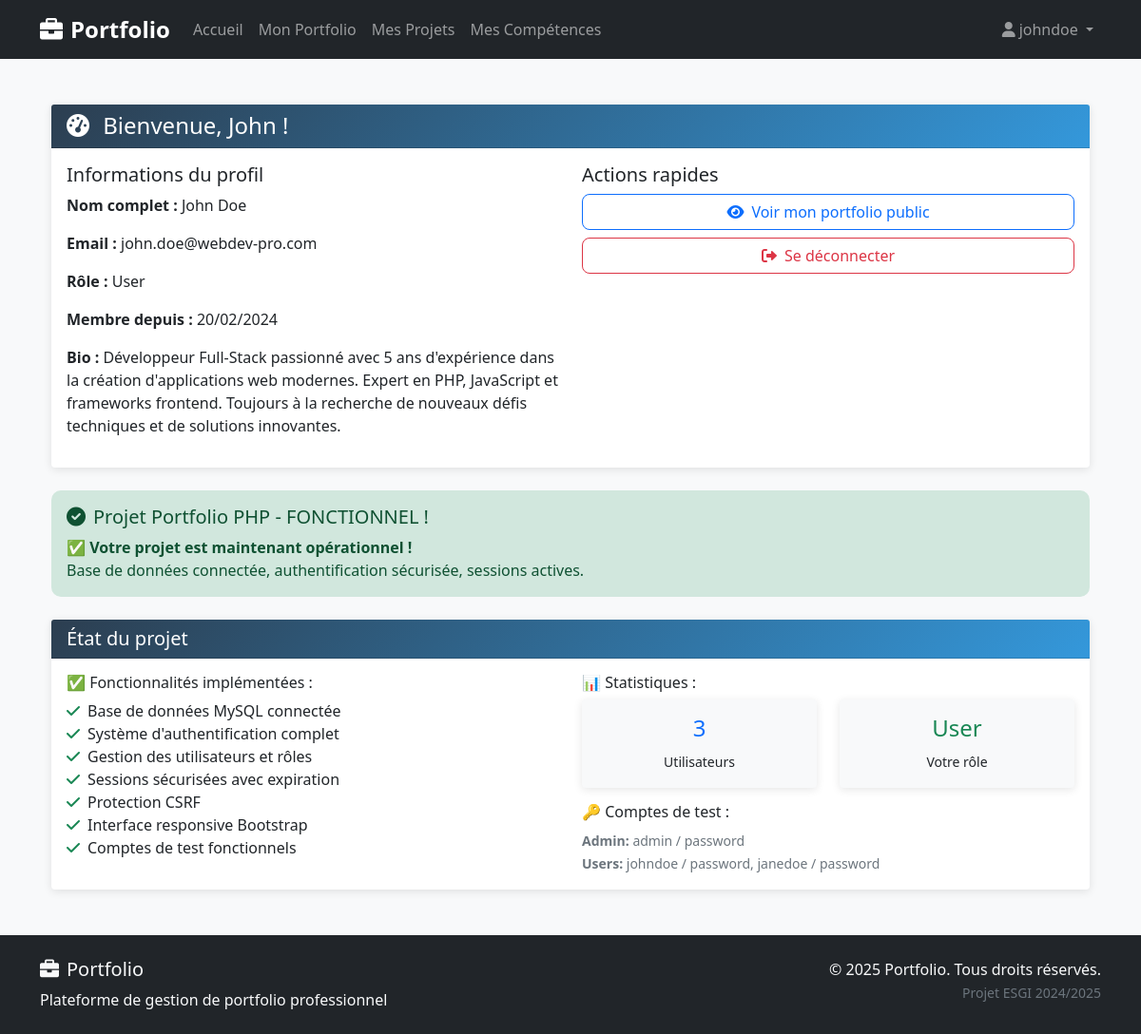
The app's page /dashboard.php (signed in) with its own data.
### tables this page shows
CREATE TABLE `users` (
  `id` int(11) NOT NULL AUTO_INCREMENT,
  `username` varchar(50) NOT NULL UNIQUE,
  `email` varchar(100) NOT NULL UNIQUE,
  `password` varchar(255) NOT NULL,
  `first_name` varchar(50) NOT NULL,
  `last_name` varchar(50) NOT NULL,
  `role` enum('admin','user') NOT NULL DEFAULT 'user',
  `bio` text,
  `phone` varchar(20),
  `location` varchar(100),
  `website` varchar(255),
  `created_at` timestamp NOT NULL DEFAULT CURRENT_TIMESTAMP,
  `updated_at` timestamp NOT NULL DEFAULT CURRENT_TIMESTAMP ON UPDATE CURRENT_TIMESTAMP,
  PRIMARY KEY (`id`)
);

### classes/Database.php (called while the page is built, shortened)
<?php
class Database {
    private static $instance = null;
    private $connection;
    private function __construct() {
        try {
            $this->connection = new PDO(
                "mysql:host=" . DB_HOST . ";port=" . DB_PORT . ";dbname=" . DB_NAME . ";charset=utf8mb4",
                DB_USER,
                DB_PASS,
                [
                    PDO::ATTR_ERRMODE => PDO::ERRMODE_EXCEPTION,
                    PDO::ATTR_DEFAULT_FETCH_MODE => PDO::FETCH_ASSOC,
                    PDO::ATTR_EMULATE_PREPARES => false
                ]
            );
        } catch (PDOException $e) {
            die("Erreur de connexion à la base de données : " . $e->getMessage());
        }
    }
    public static function getInstance() {
        if (self::$instance === null) {
            self::$instance = new self();
        }
        return self::$instance;
    }
    public function prepare($sql) {
        return $this->connection->prepare($sql);
    }
}
?>

### includes/functions.php (called while the page is built, shortened)
<?php
function getCurrentUserId() {
    return isset($_SESSION['user_id']) ? $_SESSION['user_id'] : null;
}
function sanitizeOutput($string) {
    return htmlspecialchars($string, ENT_QUOTES, 'UTF-8');
}
?>

### classes/User.php (called while the page is built, shortened)
<?php
class User {
    private $db;
    public function __construct() {
        $this->db = Database::getInstance();
    }
    public function getUserById($id) {
        try {
            $stmt = $this->db->prepare("SELECT * FROM users WHERE id = ?");
            $stmt->execute([$id]);
            return $stmt->fetch();
        } catch (PDOException $e) {
            return false;
        }
    }
}
?>

### dashboard.php (the view, shortened to what this page needs)
<?php
require_once 'config/database.php';
require_once 'classes/Database.php';
require_once 'classes/User.php';
require_once 'includes/functions.php';
$userId = getCurrentUserId();
$userClass = new User();
$user = $userClass->getUserById($userId);
include __DIR__ . '/includes/header.php';
?>
    <div class="container mt-4">
        <div class="row">
            <div class="col-12">
                <div class="card">
                    <div class="card-header bg-primary text-white">
                        <h4 class="mb-0">
                            <i class="fas fa-tachometer-alt me-2"></i>
                            Bienvenue, <?php echo sanitizeOutput($user['first_name']); ?> !
                        </h4>
                    </div>
                    <div class="card-body">
                        <div class="row">
                            <div class="col-md-6">
                                <h5>Informations du profil</h5>
                                <p><strong>Nom complet :</strong> <?php echo sanitizeOutput($user['first_name'] . ' ' . $user['last_name']); ?></p>
                                <p><strong>Email :</strong> <?php echo sanitizeOutput($user['email']); ?></p>
                                <p><strong>Rôle :</strong> <?php echo sanitizeOutput(ucfirst($user['role'])); ?></p>
                                <p><strong>Membre depuis :</strong> <?php echo date('d/m/Y', strtotime($user['created_at'])); ?></p>
                                <?php if ($user['bio']): ?>
                                    <p><strong>Bio :</strong> <?php echo sanitizeOutput($user['bio']); ?></p>
                                <?php endif; ?>
                            </div>
                            <div class="col-md-6">
                                <h5>Actions rapides</h5>
                                <div class="d-grid gap-2">
                                    <a href="portfolio.php?user=<?php echo $userId; ?>" class="btn btn-outline-primary">
                                        <i class="fas fa-eye me-2"></i>Voir mon portfolio public
                                    </a>
                                    <a href="auth.php?action=logout" class="btn btn-outline-danger">
                                        <i class="fas fa-sign-out-alt me-2"></i>Se déconnecter
                                    </a>
                                </div>
                            </div>
                        </div>
                    </div>
                </div>
                <div class="alert alert-success mt-4">
                    <h5><i class="fas fa-check-circle me-2"></i>Projet Portfolio PHP - FONCTIONNEL !</h5>
                    <p class="mb-0">
                        <strong>✅ Votre projet est maintenant opérationnel !</strong><br>
                        Base de données connectée, authentification sécurisée, sessions actives.
                    </p>
                </div>
                <div class="card mt-4">
                    <div class="card-header">
                        <h5 class="mb-0">État du projet</h5>
                    </div>
                    <div class="card-body">
                        <div class="row">
                            <div class="col-md-6">
                                <h6>✅ Fonctionnalités implémentées :</h6>
                                <ul class="list-unstyled">
                                    <li><i class="fas fa-check text-success me-2"></i>Base de données MySQL connectée</li>
                                    <li><i class="fas fa-check text-success me-2"></i>Système d'authentification complet</li>
                                    <li><i class="fas fa-check text-success me-2"></i>Gestion des utilisateurs et rôles</li>
                                    <li><i class="fas fa-check text-success me-2"></i>Sessions sécurisées avec expiration</li>
                                    <li><i class="fas fa-check text-success me-2"></i>Protection CSRF</li>
                                    <li><i class="fas fa-check text-success me-2"></i>Interface responsive Bootstrap</li>
                                    <li><i class="fas fa-check text-success me-2"></i>Comptes de test fonctionnels</li>
                                </ul>
                            </div>
                            <div class="col-md-6">
                                <h6>📊 Statistiques :</h6>
                                <div class="row text-center">
                                    <div class="col-6">
                                        <div class="card bg-light">
                                            <div class="card-body">
                                                <h4 class="text-primary">3</h4>
                                                <small>Utilisateurs</small>
                                            </div>
                                        </div>
                                    </div>
                                    <div class="col-6">
                                        <div class="card bg-light">
                                            <div class="card-body">
                                                <h4 class="text-success"><?php echo $user['role'] === 'admin' ? 'Admin' : 'User'; ?></h4>
                                                <small>Votre rôle</small>
                                            </div>
                                        </div>
                                    </div>
                                </div>
                                <div class="mt-3">
                                    <h6>🔑 Comptes de test :</h6>
                                    <small class="text-muted">
                                        <strong>Admin:</strong> admin / password<br>
                                        <strong>Users:</strong> johndoe / password, janedoe / password
                                    </small>
                                </div>
                            </div>
                        </div>
                    </div>
                </div>
            </div>
        </div>
    </div>
    <?
    include __DIR__ . '/includes/footer.php';
    ?>

### style.css (style rules this page uses)
:root { --primary-color: #2c3e50; --secondary-color: #3498db; --accent-color: #e74c3c; --success-color: #27ae60; --warning-color: #f39c12; --info-color: #17a2b8; --light-color: #f8f9fa; --dark-color: #343a40; }
body { font-family: 'Segoe UI', Tahoma, Geneva, Verdana, sans-serif; background-color: #f8f9fa; min-height: 100vh; display: flex; flex-direction: column; }
.card { border: none; box-shadow: 0 2px 10px rgba(0,0,0,0.1); transition: transform 0.3s ease, box-shadow 0.3s ease; }
.card-header { background: linear-gradient(135deg, var(--primary-color), var(--secondary-color)); color: white; font-weight: bold; }
.btn { border-radius: 8px; font-weight: 500; transition: all 0.3s ease; }
.alert { border: none; border-radius: 10px; font-weight: 500; }

### records on screen
users: first_name "John", first_name+last_name "John Doe", email "john.doe@webdev-pro.com", role "User", created_at "20/02/2024", bio "Développeur Full-Stack passionné avec 5 ans d'expérience dans la création d'applications web modernes. Expert en PHP, JavaScript et frameworks frontend. Toujours à la recherche de nouveaux défis techniques et de solutions innovantes."

### other values on screen
sanitizeOutput(getCurrentUsername()) "johndoe"
